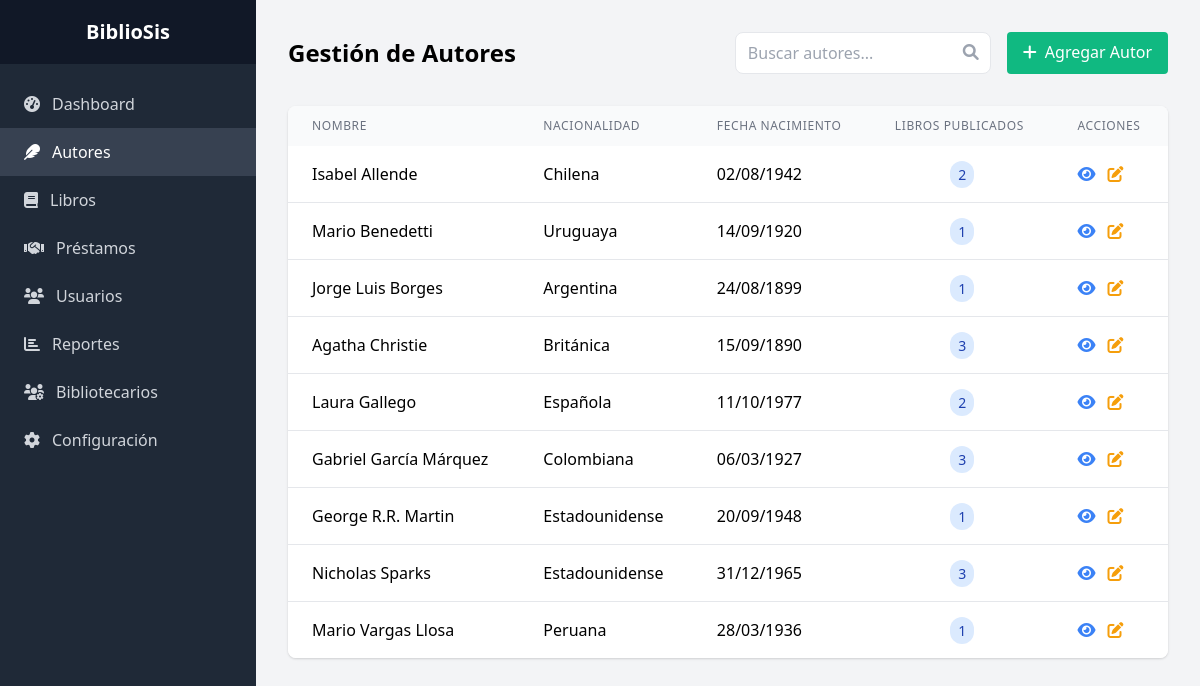
The page /admin/Autores/index.php (signed in) on the database as committed earlier.
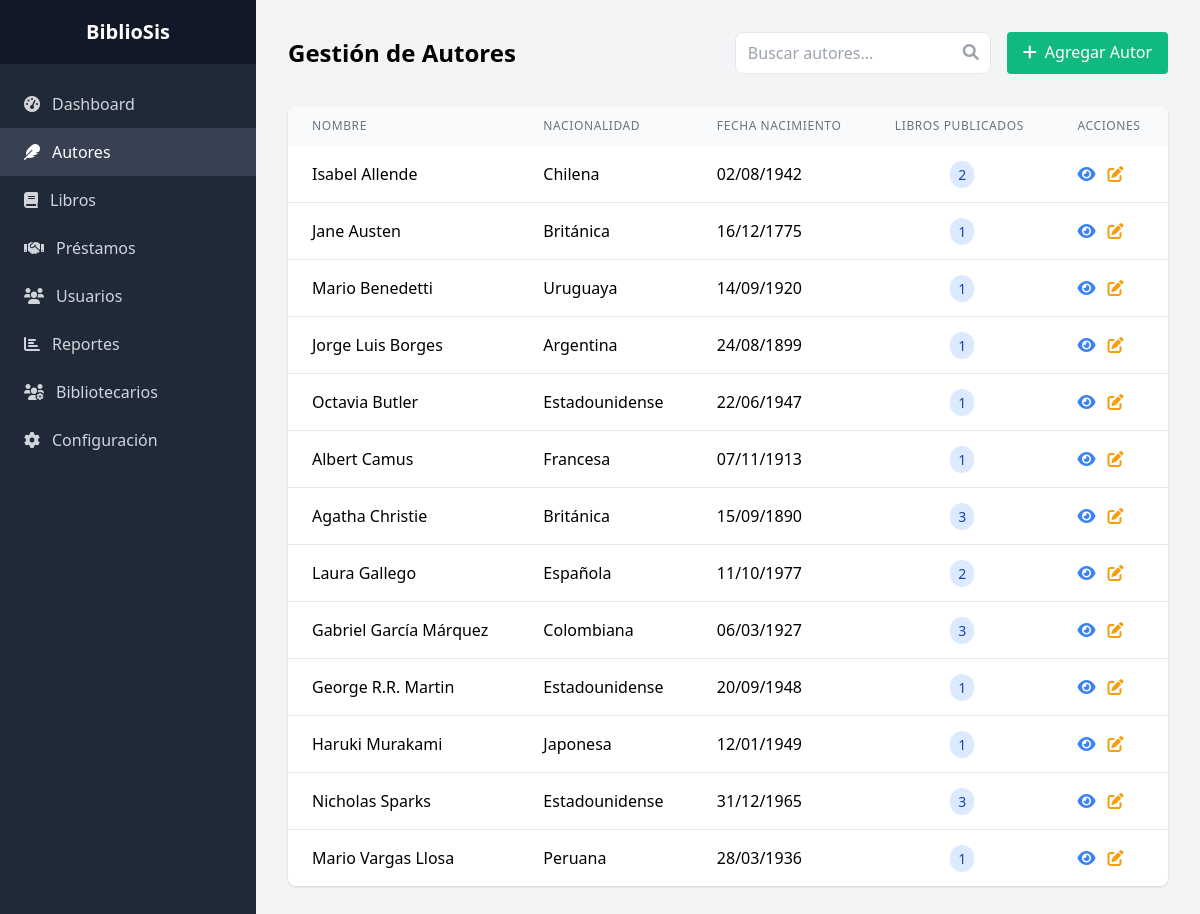
The same page on the database as committed later.
### tables this page shows
CREATE TABLE `autores` (
  `id_autor` int(11) NOT NULL,
  `nombre` varchar(100) NOT NULL,
  `apellido` varchar(100) NOT NULL,
  `biografia` text DEFAULT NULL,
  `fecha_nacimiento` date DEFAULT NULL,
  `nacionalidad` varchar(50) DEFAULT NULL,
  `imagen_autor` varchar(255) DEFAULT NULL
);

### admin/Autores/index.php (the view, shortened to what the changed rows need)
<?php
require_once '../../config/config.php';
try {
    $stmt = $pdo->query("
        SELECT a.*,
               (SELECT COUNT(*) FROM libros l WHERE l.id_autor = a.id_autor) as total_libros
        FROM autores a
        ORDER BY a.apellido ASC
    ");
    $autores = $stmt->fetchAll();
} catch(PDOException $e) {
    error_log($e->getMessage());
    $error = "Error al cargar la lista de autores.";
}
?>
<!DOCTYPE html>
<html lang="es">
<head>
    <link href="https://cdnjs.cloudflare.com/ajax/libs/tailwindcss/2.2.19/tailwind.min.css" rel="stylesheet">
    <link href="https://cdnjs.cloudflare.com/ajax/libs/font-awesome/6.0.0/css/all.min.css" rel="stylesheet">
</head>
<body class="bg-gray-100">
    <div class="flex">
        <div class="flex-1">
            <div class="p-8">
                <div class="flex justify-between items-center mb-8">
                    <h1 class="text-2xl font-bold">Gestión de Autores</h1>
                </div>
                <div id="resultados-container">
                    <div class="bg-white rounded-lg shadow overflow-hidden">
                        <table class="min-w-full">
                            <thead class="bg-gray-50">
                                <tr>
                                    <th class="px-6 py-3 text-left text-xs font-medium text-gray-500 uppercase tracking-wider">
                                        Nombre
                                    </th>
                                    <th class="px-6 py-3 text-left text-xs font-medium text-gray-500 uppercase tracking-wider">
                                        Nacionalidad
                                    </th>
                                    <th class="px-6 py-3 text-left text-xs font-medium text-gray-500 uppercase tracking-wider">
                                        Fecha Nacimiento
                                    </th>
                                    <th class="px-6 py-3 text-left text-xs font-medium text-gray-500 uppercase tracking-wider">
                                        Libros Publicados
                                    </th>
                                    <th class="px-6 py-3 text-left text-xs font-medium text-gray-500 uppercase tracking-wider">
                                        Acciones
                                    </th>
                                </tr>
                            </thead>
                            <tbody id="tabla-autores" class="bg-white divide-y divide-gray-200">
                                <?php foreach ($autores as $autor): ?>
                                <tr class="hover:bg-gray-50">
                                    <td class="px-6 py-4 whitespace-nowrap">
                                        <?php echo htmlspecialchars($autor['nombre'] . ' ' . $autor['apellido']); ?>
                                    </td>
                                    <td class="px-6 py-4 whitespace-nowrap">
                                        <?php echo htmlspecialchars($autor['nacionalidad']); ?>
                                    </td>
                                    <td class="px-6 py-4 whitespace-nowrap">
                                        <?php echo $autor['fecha_nacimiento'] ? date('d/m/Y', strtotime($autor['fecha_nacimiento'])) : 'No disponible'; ?>
                                    </td>
                                    <td class="px-6 py-4 whitespace-nowrap text-center">
                                        <span class="px-2 py-1 text-sm rounded-full <?php echo $autor['total_libros'] > 0 ? 'bg-blue-100 text-blue-800' : 'bg-gray-100 text-gray-800'; ?>">
                                            <?php echo $autor['total_libros']; ?>
                                        </span>
                                    </td>
                                    <td class="px-6 py-4 whitespace-nowrap">
                                        <div class="flex space-x-3">
                                            <a href="ver.php?id=<?php echo $autor['id_autor']; ?>"
                                               class="text-blue-500 hover:text-blue-700"
                                               title="Ver detalles">
                                                <i class="fas fa-eye"></i>
                                            </a>
                                            <a href="editar.php?id=<?php echo $autor['id_autor']; ?>"
                                               class="text-yellow-500 hover:text-yellow-700"
                                               title="Editar autor">
                                                <i class="fas fa-edit"></i>
                                            </a>
                                        </div>
                                    </td>
                                </tr>
                                <?php endforeach; ?>
                            </tbody>
                        </table>
                    </div>
                </div>
            </div>
        </div>
    </div>
</body>
</html>

Rows that differ between the two databases and show on the page:
added autores: nombre+apellido "Jane Austen", nacionalidad "Británica", fecha_nacimiento "16/12/1775", total_libros "1"
added autores: nombre+apellido "Octavia Butler", nacionalidad "Estadounidense", fecha_nacimiento "22/06/1947", total_libros "1"
added autores: nombre+apellido "Albert Camus", nacionalidad "Francesa", fecha_nacimiento "07/11/1913", total_libros "1"
added autores: nombre+apellido "Haruki Murakami", nacionalidad "Japonesa", fecha_nacimiento "12/01/1949", total_libros "1"
